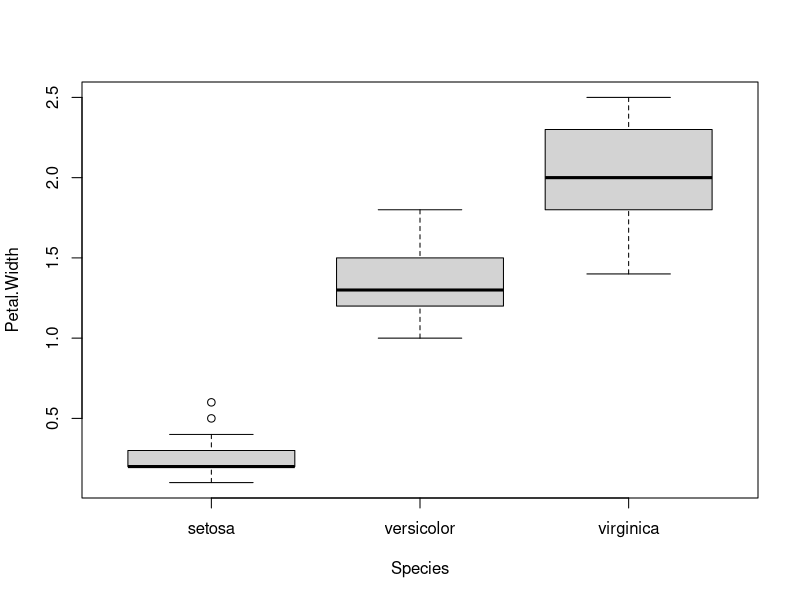
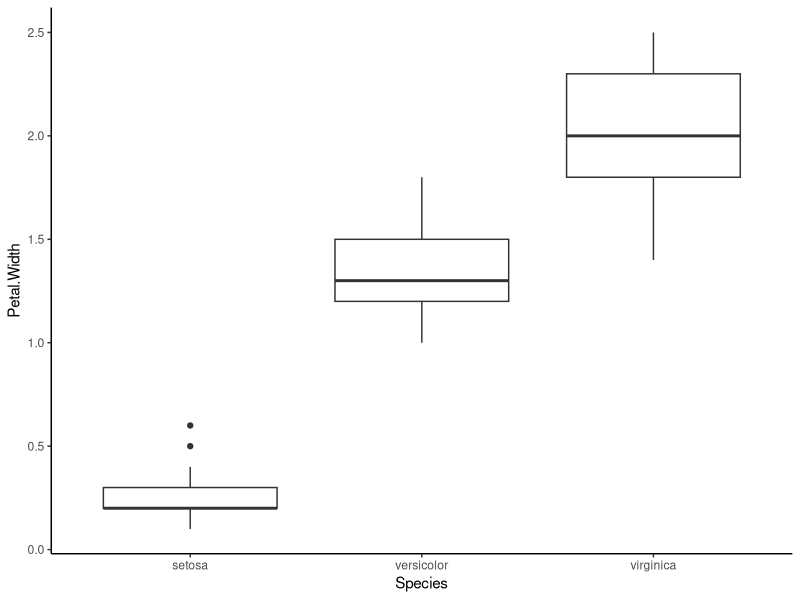
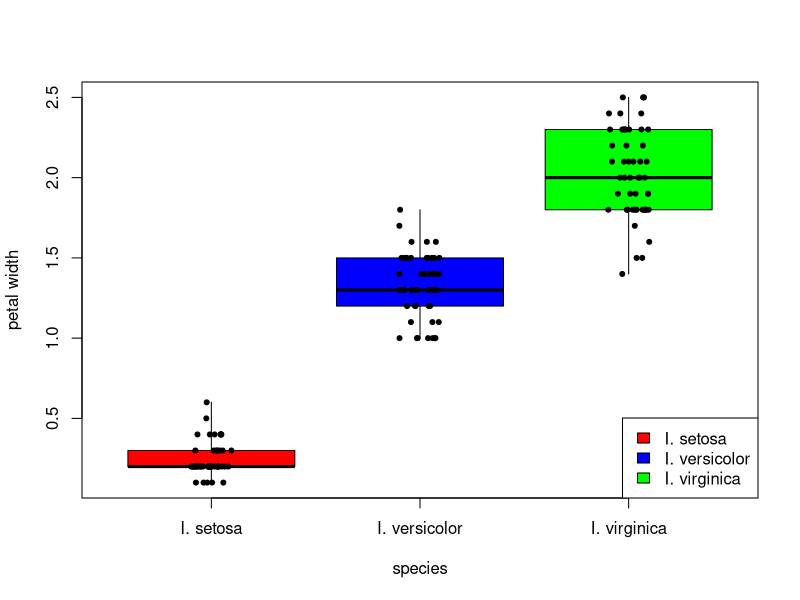
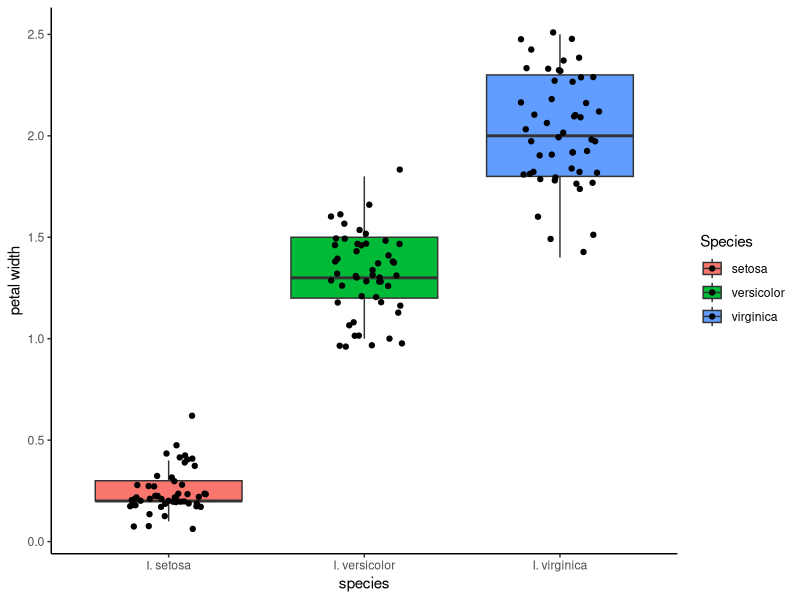
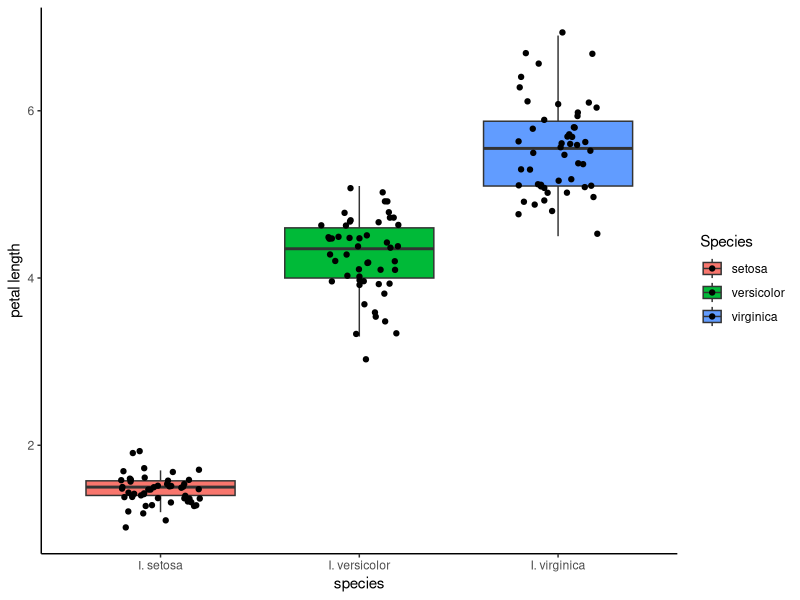
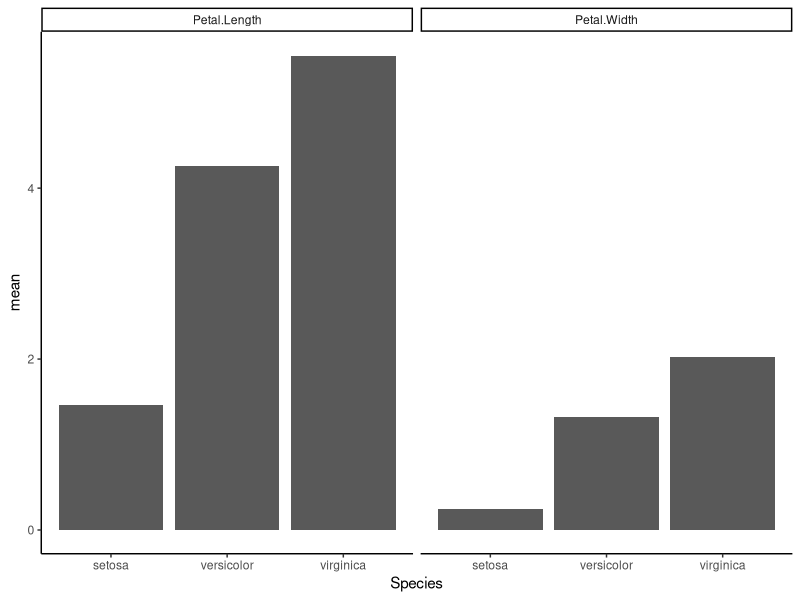
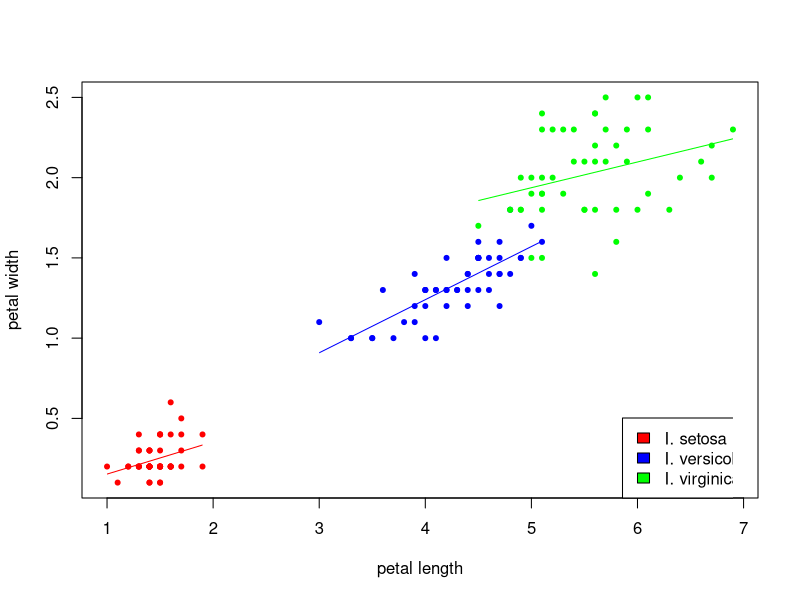
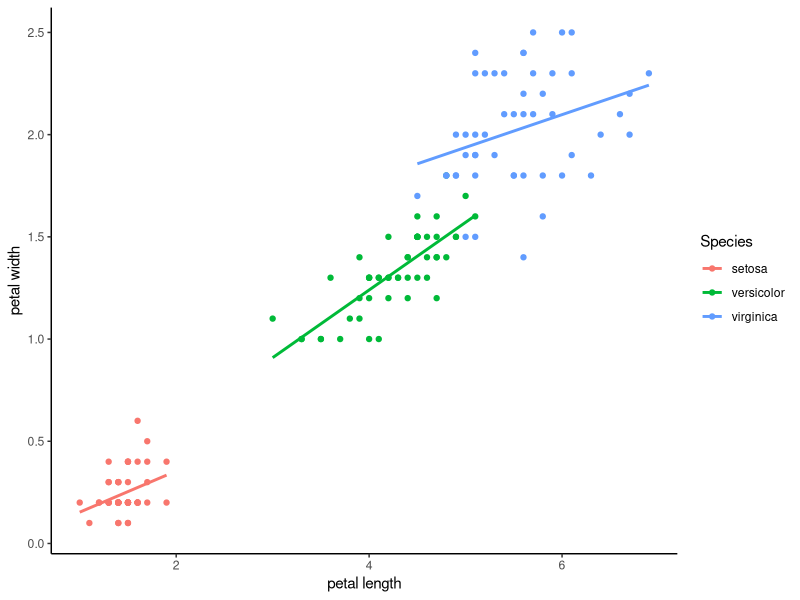

Here is the R script that generated these plots, in order:
## ---- chunk 1
knitr::opts_chunk$set(echo = TRUE)
library(formatR)
## ---- chunk 2
library(tidyr) # brings a tidy way to write and read code
library(ggplot2) # makes pretty plots
#library(cowplot) # builds panels, functions are called directly
#library(dplyr) # contains useful functions to handle data, functions are called directly
## ---- chunk 3
head(iris,10)
## ---- chunk 4
boxplot(Petal.Width ~ Species, data=iris)

ggplot(iris,aes(x=Species, y=Petal.Width))+
  geom_boxplot()+
  theme_classic()
## ---- chunk 5
boxplot(Petal.Width ~ Species, data=iris,
        range=+Inf, 
        staplelty = 0, 
        col=c('red','blue','green'), 
        xlab='species', 
        ylab='petal width',
        names=c("I. setosa", "I. versicolor", "I. virginica"),
        whisklty = 1
)
stripchart(Petal.Width ~ Species, data=iris, 
           vertical = TRUE, 
           method = "jitter",
           add=T,
           pch = 20,
           group.names=c("I. setosa", "I. versicolor", "I. virginica")
)
legend("bottomright",legend=c("I. setosa", "I. versicolor", "I. virginica"),
       fill=c('red','blue','green')
)
## ---- chunk 6
ggplot(iris,aes(x=Species, y=Petal.Width, fill=Species))+
  geom_boxplot(outlier.shape = NA)+
  geom_jitter(width = 0.2)+
  xlab("species")+
  ylab("petal width")+
  scale_x_discrete(labels=c("I. setosa", "I. versicolor", "I. virginica"))+
  theme_classic()
## ---- chunk 7
ggplot(iris,aes(x=Species, y=Petal.Length, fill=Species))+
  geom_boxplot(outlier.shape = NA)+
  geom_jitter(width = 0.2)+
  xlab("species")+
  ylab("petal length")+
  scale_x_discrete(labels=c("I. setosa", "I. versicolor", "I. virginica"))+
  theme_classic()
## ---- chunk 8
levels(iris$Species)
data.frame(value=c(mean(iris$Petal.Width[iris$Species=='setosa']),
                   mean(iris$Petal.Width[iris$Species=='versicolor']),
                   mean(iris$Petal.Width[iris$Species=='virginica']),
                   sd(iris$Petal.Width[iris$Species=='setosa']),
                   sd(iris$Petal.Width[iris$Species=='versicolor']),
                   sd(iris$Petal.Width[iris$Species=='virginica'])),
           key=c("mean","mean","mean","sd","sd","sd"),
           species=c("setosa","versicolor","virginica","setosa","versicolor","virginica")
)

## ---- chunk 9
iris %>%
  gather(type,measurement,Petal.Length:Petal.Width) %>% #from wide to long format
  dplyr::group_by(Species,type) %>%
  dplyr::summarise(mean=mean(measurement),
            sd=sd(measurement),
            n=dplyr::n())
## ---- chunk 10
iris %>%
  gather(type,measurement,Petal.Length:Petal.Width) %>% #from wide to long format
  dplyr::group_by(Species,type) %>%
  dplyr::summarise(mean=mean(measurement),
            sd=sd(measurement),
            n=dplyr::n()) %>%
  ggplot(aes(x=Species,y=mean))+
  geom_bar(stat = "identity")+
  facet_wrap(~type)+
  theme_classic()
## ---- chunk 11
plot(Petal.Width~Petal.Length,data=iris,pch=20,
     xlab='petal length',
     ylab='petal width',
     col=c('red','blue','green')[iris$Species])
clip(min(iris$Petal.Length[iris$Species=="setosa"]),
     max(iris$Petal.Length[iris$Species=="setosa"]), -100, +100)
abline(lm(Petal.Width~Petal.Length, data=iris[iris$Species=="setosa",]),col="red")
clip(min(iris$Petal.Length[iris$Species=="versicolor"]),
     max(iris$Petal.Length[iris$Species=="versicolor"]), -100, +100)
abline(lm(Petal.Width~Petal.Length, data=iris[iris$Species=="versicolor",]), col="blue")
clip(min(iris$Petal.Length[iris$Species=="virginica"]),
     max(iris$Petal.Length[iris$Species=="virginica"]), -100, +100)
abline(lm(Petal.Width~Petal.Length, data=iris[iris$Species=="virginica",]), col="green")
legend("bottomright",legend=c("I. setosa", "I. versicolor", "I. virginica"),
       fill=c('red','blue','green'))
## ---- chunk 12
ggplot(iris,aes(x=Petal.Length,y=Petal.Width,colour=Species, group=Species))+
  geom_point()+ 
  geom_smooth(method = "lm", fill = NA)+
  xlab("petal length")+
  ylab("petal width")+
  theme_classic()
## ---- chunk 13
iris<-iris %>%
  dplyr::mutate(location=rep(c("Blue Mountains","Nowra"),dim(iris)[1]/2)) #this code creates a new column with two locations

iris %>%
  head()

ggplot(iris,aes(x=Petal.Length, y=Petal.Width, colour=Species, group=Species))+
  geom_point()+ 
  geom_smooth(method = "lm", fill = NA)+
  xlab("petal length")+
  ylab("petal width")+
  facet_wrap(~location)+
  theme(panel.grid.major = element_blank(),
        panel.grid.minor = element_blank(),
        strip.background = element_rect(colour="white", fill="white"))+
  theme_classic()
## ---- chunk 14
results<-iris %>%
  gather(type,measurement,Petal.Length:Petal.Width) %>%
  dplyr::group_by(Species,type,location) %>%
  dplyr::summarise(mean=mean(measurement),
            sd=sd(measurement),
            n=dplyr::n())

write.csv(results,"table 1 - mean - sd - n.csv",row.names=F) #the file "table 1 - mean - sd - n.csv" has been saved in your working directory
## ---- chunk 15
#our first boxplot
boxplot.width <- ggplot(iris,aes(x=Species, y=Petal.Width, fill=Species))+
  geom_boxplot(outlier.shape = NA)+
  geom_jitter(width = 0.2)+
  xlab("species")+
  ylab("petal width")+
  scale_x_discrete(labels=c("I. setosa", "I. versicolor", "I. virginica"))+
  theme_classic()

#our second boxplot
boxplot.length <- ggplot(iris,aes(x=Species, y=Petal.Length, fill=Species))+
  geom_boxplot(outlier.shape = NA)+
  geom_jitter(width = 0.2)+
  xlab("species")+
  ylab("petal length")+
  scale_x_discrete(labels=c("I. setosa", "I. versicolor", "I. virginica"))+
  theme_classic()

#our scatterplot
scatterplot <- ggplot(iris,aes(x=Petal.Length,y=Petal.Width,colour=Species, group=Species))+
  geom_point()+ 
  geom_smooth(method = "lm", fill = NA)+  # if you remove the fill = NA, you get a 95% confidence interval
  xlab("petal length")+
  ylab("petal width")+
  facet_wrap(~location)+
  theme(panel.grid.major = element_blank(),
        panel.grid.minor = element_blank(),
        strip.background = element_rect(colour="white", fill="white"))+
  theme_classic()

#now we create a first panel, with the two boxplots
top<-cowplot::plot_grid(boxplot.width + theme(legend.position="none"),
               boxplot.length + theme(legend.position="none"),
               labels = c('A', 'B'),
               align = 'h')

#here we add the scatterplot to the panel
cowplot::plot_grid(top,scatterplot,labels=c('','C'),ncol=1, rel_heights=c(1,1.8))

# we'll save this as a high quality compressed TIFF image that any journal will accept:
ggsave("Figures/Figure 1.tiff",
       compression="lzw", #make sure to always include this, or your file will be heavy
       width=220,height=200,units="mm")
## ---- chunk 16
sessionInfo()
citation()
citation("ggplot2")
citation("cowplot")
citation("tidyr")
citation("dplyr")
## ---- chunk 17
dput(iris)
